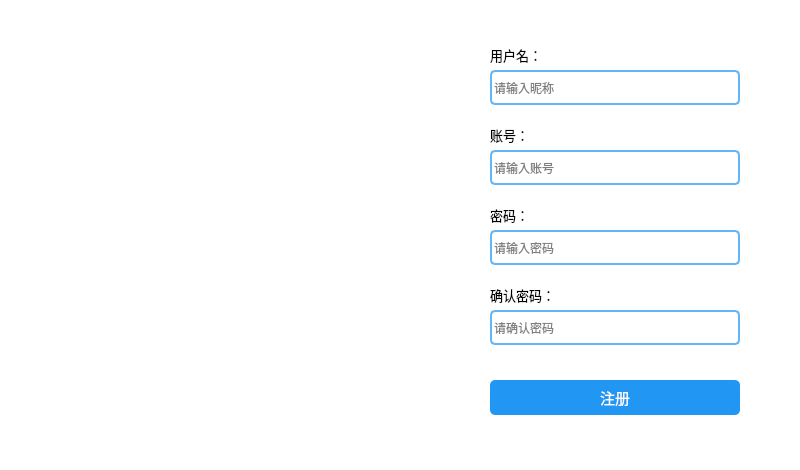
<?xml version="1.0" encoding="UTF-8"?>
<ui version="4.0">
 <class>loginfunc</class>
 <widget class="QWidget" name="loginfunc">
  <property name="geometry">
   <rect>
    <x>0</x>
    <y>0</y>
    <width>800</width>
    <height>470</height>
   </rect>
  </property>
  <property name="windowTitle">
   <string>Form</string>
  </property>
  <property name="styleSheet">
   <string notr="true">background-color: rgb(255, 255, 255);</string>
  </property>
  <widget class="QPushButton" name="loginbtn">
   <property name="geometry">
    <rect>
     <x>490</x>
     <y>380</y>
     <width>250</width>
     <height>35</height>
    </rect>
   </property>
   <property name="font">
    <font>
     <pointsize>11</pointsize>
    </font>
   </property>
   <property name="styleSheet">
    <string notr="true">background-color: rgb(33, 150, 243);
color: rgb(255, 255, 255);
border:0px;
border-radius:5px</string>
   </property>
   <property name="text">
    <string>注册</string>
   </property>
  </widget>
  <widget class="QLineEdit" name="useredit">
   <property name="geometry">
    <rect>
     <x>490</x>
     <y>150</y>
     <width>250</width>
     <height>35</height>
    </rect>
   </property>
   <property name="styleSheet">
    <string notr="true">border:2px solid #64b5f6;
border-radius:5px</string>
   </property>
   <property name="placeholderText">
    <string>请输入账号</string>
   </property>
  </widget>
  <widget class="QLineEdit" name="pwdedit">
   <property name="geometry">
    <rect>
     <x>490</x>
     <y>230</y>
     <width>250</width>
     <height>35</height>
    </rect>
   </property>
   <property name="styleSheet">
    <string notr="true">border:2px solid #64b5f6;
border-radius:5px</string>
   </property>
   <property name="placeholderText">
    <string>请输入密码</string>
   </property>
  </widget>
  <widget class="QLineEdit" name="chatnameedit">
   <property name="geometry">
    <rect>
     <x>490</x>
     <y>70</y>
     <width>250</width>
     <height>35</height>
    </rect>
   </property>
   <property name="styleSheet">
    <string notr="true">border:2px solid #64b5f6;
border-radius:5px</string>
   </property>
   <property name="placeholderText">
    <string>请输入昵称</string>
   </property>
  </widget>
  <widget class="QLabel" name="label">
   <property name="geometry">
    <rect>
     <x>490</x>
     <y>40</y>
     <width>80</width>
     <height>30</height>
    </rect>
   </property>
   <property name="font">
    <font>
     <pointsize>10</pointsize>
    </font>
   </property>
   <property name="text">
    <string>用户名：</string>
   </property>
  </widget>
  <widget class="QLabel" name="label_2">
   <property name="geometry">
    <rect>
     <x>490</x>
     <y>120</y>
     <width>54</width>
     <height>30</height>
    </rect>
   </property>
   <property name="font">
    <font>
     <pointsize>10</pointsize>
    </font>
   </property>
   <property name="text">
    <string>账号：</string>
   </property>
  </widget>
  <widget class="QLabel" name="label_3">
   <property name="geometry">
    <rect>
     <x>490</x>
     <y>200</y>
     <width>54</width>
     <height>30</height>
    </rect>
   </property>
   <property name="font">
    <font>
     <pointsize>10</pointsize>
    </font>
   </property>
   <property name="text">
    <string>密码：</string>
   </property>
  </widget>
  <widget class="QLabel" name="label_4">
   <property name="geometry">
    <rect>
     <x>490</x>
     <y>280</y>
     <width>101</width>
     <height>30</height>
    </rect>
   </property>
   <property name="font">
    <font>
     <pointsize>10</pointsize>
    </font>
   </property>
   <property name="text">
    <string>确认密码：</string>
   </property>
  </widget>
  <widget class="QLineEdit" name="pwd2edit">
   <property name="geometry">
    <rect>
     <x>490</x>
     <y>310</y>
     <width>250</width>
     <height>35</height>
    </rect>
   </property>
   <property name="styleSheet">
    <string notr="true">border:2px solid #64b5f6;
border-radius:5px
</string>
   </property>
   <property name="placeholderText">
    <string>请确认密码</string>
   </property>
  </widget>
  <widget class="QLabel" name="label_7">
   <property name="geometry">
    <rect>
     <x>90</x>
     <y>80</y>
     <width>300</width>
     <height>300</height>
    </rect>
   </property>
   <property name="text">
    <string/>
   </property>
   <property name="pixmap">
    <pixmap resource="../img.qrc">:/chat/chat.png</pixmap>
   </property>
   <property name="scaledContents">
    <bool>true</bool>
   </property>
  </widget>
 </widget>
 <resources>
  <include location="../img.qrc"/>
 </resources>
 <connections/>
</ui>
